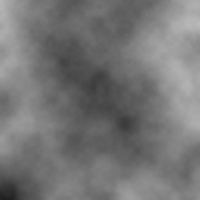
Frame 1 (no input)
Frame 60 (no input): identical to frame 1, image omitted
Frame 120 (the mouse pressed at the canvas centre since frame 60): identical to frame 1, image omitted

The p5.js sketch that drew this single still picture (run headless with seeded random() and noise() and a simulated clock; from frame 60 on, the mouse is pressed at the canvas centre):

// p5.js sketch
// ── sketch.js
let inc = 0.01;

function setup() {
    createCanvas(200, 200);
    
    pixelDensity(1);
    noiseDetail(8, 0.5);
}

function draw() {
    background(51);

    loadPixels();
    let xoff = 0;
    for (let x = 0; x < width; x++) {
        let yoff = 0;
        for (let y = 0; y < height; y++) {
            let r = map(noise(xoff, yoff), 0, 1, 0, 255);
            let index = (x + y * width) * 4;
            pixels[index + 0] = r;
            pixels[index + 1] = r;
            pixels[index + 2] = r;
            pixels[index + 3] = 255;

            yoff += inc;
        }

        xoff += inc;
    }
    updatePixels();
}
